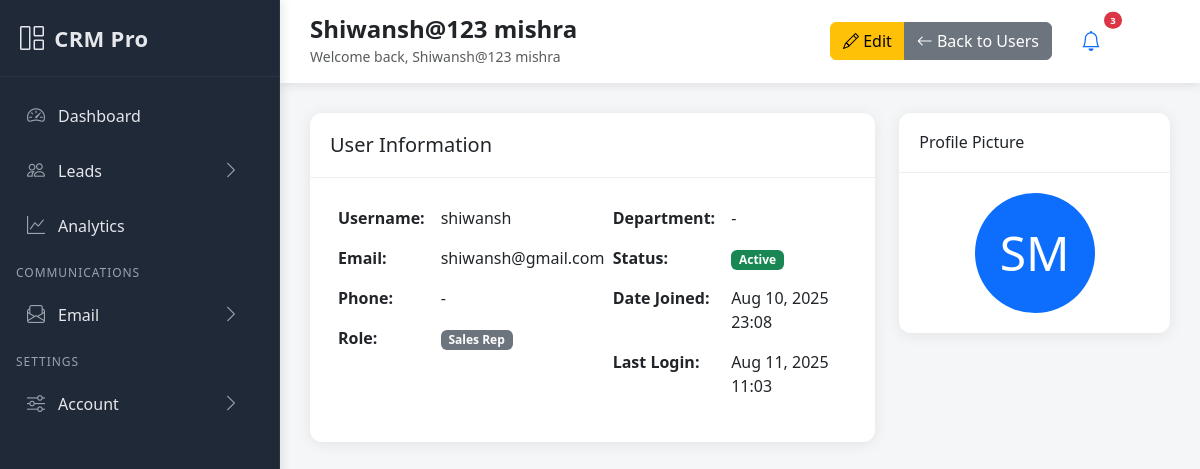
/accounts/users/1/ (signed in), run on an earlier commit of the app's database.
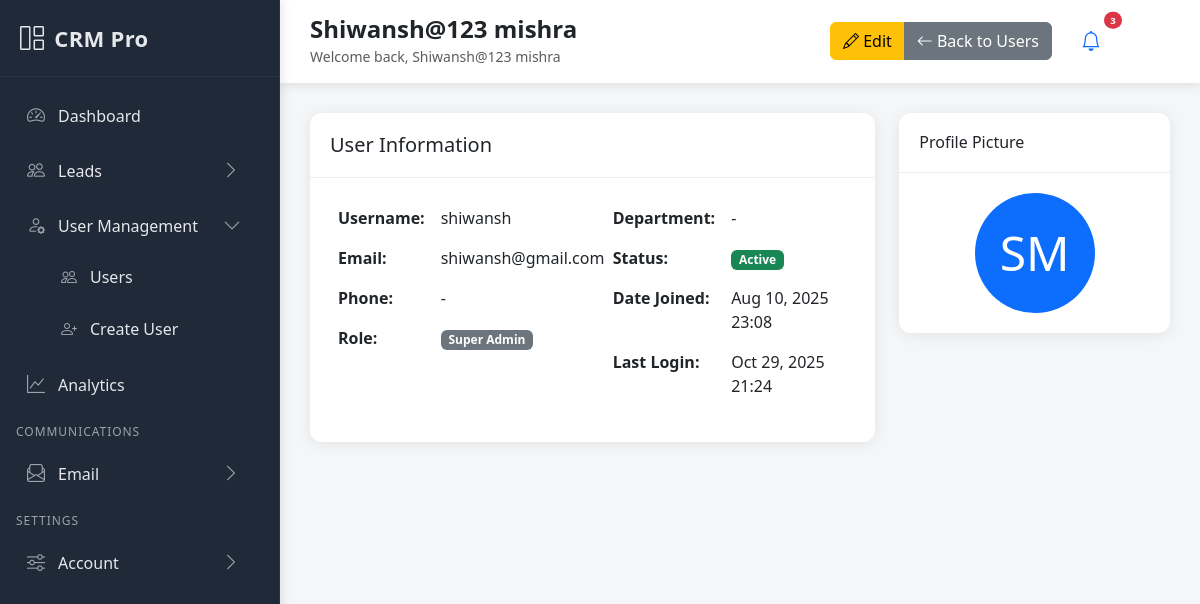
And on a later commit of the database.
### accounts/models.py (models this page shows, shortened)
class CustomUser(AbstractUser):
    ROLE_CHOICES = [
        ('superadmin', 'Super Admin'),
        ('admin', 'Admin'),
        ('sales_manager', 'Sales Manager'),
        ('sales_rep', 'Sales Rep'),
        ('marketing', 'Marketing'),
    ]
    email = models.EmailField(unique=True)
    phone = models.CharField(max_length=15, blank=True, null=True)
    role = models.CharField(max_length=20, choices=ROLE_CHOICES, default='sales_rep')
    department = models.CharField(max_length=100, blank=True, null=True)
    profile_picture = models.ImageField(upload_to='profiles/', blank=True, null=True)
    is_active = models.BooleanField(default=True)
    date_joined = models.DateTimeField(auto_now_add=True)
    USERNAME_FIELD = 'username'
    REQUIRED_FIELDS = ['email', 'first_name', 'last_name']

### accounts/views.py (the view)
# urls.py: path('users/<int:pk>/', views.UserDetailView.as_view(), name='user_detail'),
class UserDetailView(LoginRequiredMixin, UserPassesTestMixin, DetailView):
    model = CustomUser
    template_name = 'accounts/user_detail.html'
    context_object_name = 'user_obj'
    def test_func(self):
        return is_admin_or_superuser(self.request.user)
    def get_context_data(self, **kwargs):
        context = super().get_context_data(**kwargs)
        user_obj = self.get_object()
        context['lead_stats'] = {
            'total_leads': user_obj.assigned_leads.count(),
            'won_leads': user_obj.assigned_leads.filter(status='won').count(),
            'active_leads': user_obj.assigned_leads.exclude(status__in=['won', 'lost']).count(),
        }
        return context

### accounts/views.py (called while the page is built)
def is_admin_or_superuser(user):
    return user.is_authenticated and (user.role in ['admin', 'superadmin'] or user.is_superuser)

### templates/accounts/user_detail.html (shortened to what this page needs)
{% extends 'base.html' %}
{% block page_title %}{{ user_obj.get_full_name }}{% endblock %}
{% block page_actions %}
<div class="btn-group">
    <a href="{% url 'accounts:user_update' user_obj.pk %}" class="btn btn-warning">
        <i class="bi bi-pencil"></i> Edit
    </a>
    <a href="{% url 'accounts:user_list' %}" class="btn btn-secondary">
        <i class="bi bi-arrow-left"></i> Back to Users
    </a>
</div>
{% endblock %}
{% block content %}
<div class="row">
    <div class="col-lg-8">
        <div class="card mb-4">
            <div class="card-header">
                <h5 class="mb-0">User Information</h5>
            </div>
            <div class="card-body">
                <div class="row">
                    <div class="col-md-6">
                        <table class="table table-borderless">
                            <tr>
                                <td class="fw-bold">Username:</td>
                                <td>{{ user_obj.username }}</td>
                            </tr>
                            <tr>
                                <td class="fw-bold">Email:</td>
                                <td>{{ user_obj.email }}</td>
                            </tr>
                            <tr>
                                <td class="fw-bold">Phone:</td>
                                <td>{{ user_obj.phone|default:"-" }}</td>
                            </tr>
                            <tr>
                                <td class="fw-bold">Role:</td>
                                <td><span class="badge bg-secondary">{{ user_obj.get_role_display }}</span></td>
                            </tr>
                        </table>
                    </div>
                    <div class="col-md-6">
                        <table class="table table-borderless">
                            <tr>
                                <td class="fw-bold">Department:</td>
                                <td>{{ user_obj.department|default:"-" }}</td>
                            </tr>
                            <tr>
                                <td class="fw-bold">Status:</td>
                                <td>
                                    {% if user_obj.is_active %}
                                    <span class="badge bg-success">Active</span>
                                    {% else %}
                                    <span class="badge bg-danger">Inactive</span>
                                    {% endif %}
                                </td>
                            </tr>
                            <tr>
                                <td class="fw-bold">Date Joined:</td>
                                <td>{{ user_obj.date_joined|date:"M d, Y H:i" }}</td>
                            </tr>
                            <tr>
                                <td class="fw-bold">Last Login:</td>
                                <td>{{ user_obj.last_login|date:"M d, Y H:i"|default:"Never" }}</td>
                            </tr>
                        </table>
                    </div>
                </div>
            </div>
        </div>
    </div>
    <div class="col-lg-4">
        <div class="card">
            <div class="card-header">
                <h6 class="mb-0">Profile Picture</h6>
            </div>
            <div class="card-body text-center">
                {% if user_obj.profile_picture %}
                <img src="{{ user_obj.profile_picture.url }}" class="rounded-circle" width="120" height="120">
                {% else %}
                <div class="bg-primary rounded-circle text-white d-flex align-items-center justify-content-center mx-auto" style="width: 120px; height: 120px; font-size: 48px;">
                    {{ user_obj.first_name.0|upper }}{{ user_obj.last_name.0|upper }}
                </div>
                {% endif %}
            </div>
        </div>
    </div>
</div>
{% endblock %}

### templates/base.html (shortened to what the changed rows need)
<!DOCTYPE html>
<html lang="en">
<head>
    <link href="https://cdn.jsdelivr.net/npm/bootstrap@5.3.0/dist/css/bootstrap.min.css" rel="stylesheet">
    <link href="https://cdn.jsdelivr.net/npm/bootstrap-icons@1.10.0/font/bootstrap-icons.css" rel="stylesheet">
</head>
<body>
    <nav class="sidebar" id="sidebar">
        <ul class="nav flex-column sidebar-nav">
            {% if user.role == 'admin' or user.role == 'superadmin' %}
            <li class="nav-item">
                <a class="nav-link" data-bs-toggle="collapse" href="#menu-users" role="button" aria-expanded="{% if request.resolver_match.app_name == 'accounts' and 'user' in request.path %}true{% else %}false{% endif %}" aria-controls="menu-users">
                    <i class="bi bi-person-gear"></i>
                    <span>User Management</span>
                    <i class="bi bi-chevron-right chevron"></i>
                </a>
                <ul class="nav flex-column collapse submenu {% if request.resolver_match.app_name == 'accounts' and 'user' in request.path %}show{% endif %}" id="menu-users">
                    <li class="nav-item">
                        <a class="nav-link {% if request.resolver_match.url_name == 'user_list' %}active{% endif %}" href="{% url 'accounts:user_list' %}">
                            <i class="bi bi-people"></i>
                            <span>Users</span>
                        </a>
                    </li>
                    <li class="nav-item">
                        <a class="nav-link {% if request.resolver_match.url_name == 'user_create' %}active{% endif %}" href="{% url 'accounts:user_create' %}">
                            <i class="bi bi-person-plus"></i>
                            <span>Create User</span>
                        </a>
                    </li>
                </ul>
            </li>
            {% endif %}
        </ul>
    </nav>
    <div class="main-content">
        <div class="topbar">
            <div class="d-flex justify-content-between align-items-center">
                <div class="page-header">
                    <h4 class="mb-0 fw-bold">{% block page_title %}Dashboard{% endblock %}</h4>
                    <small class="text-muted">{% block page_subtitle %}Welcome back, {{ user.get_full_name }}{% endblock %}</small>
                </div>
            </div>
        </div>
        <div class="content-area">
            <div class="page-content fade-in">
                {% block content %}{% endblock %}
            </div>
        </div>
    </div>
</body>
</html>

What changed in the data, as far as the page shows it:
changed CustomUser "Shiwansh@123 mishra": role "Sales Rep" → "Super Admin"; last_login "Aug 11, 2025 11:03" → "Oct 29, 2025 21:24"
Also different on the page:
text now shown: "User Management Users Create User"
